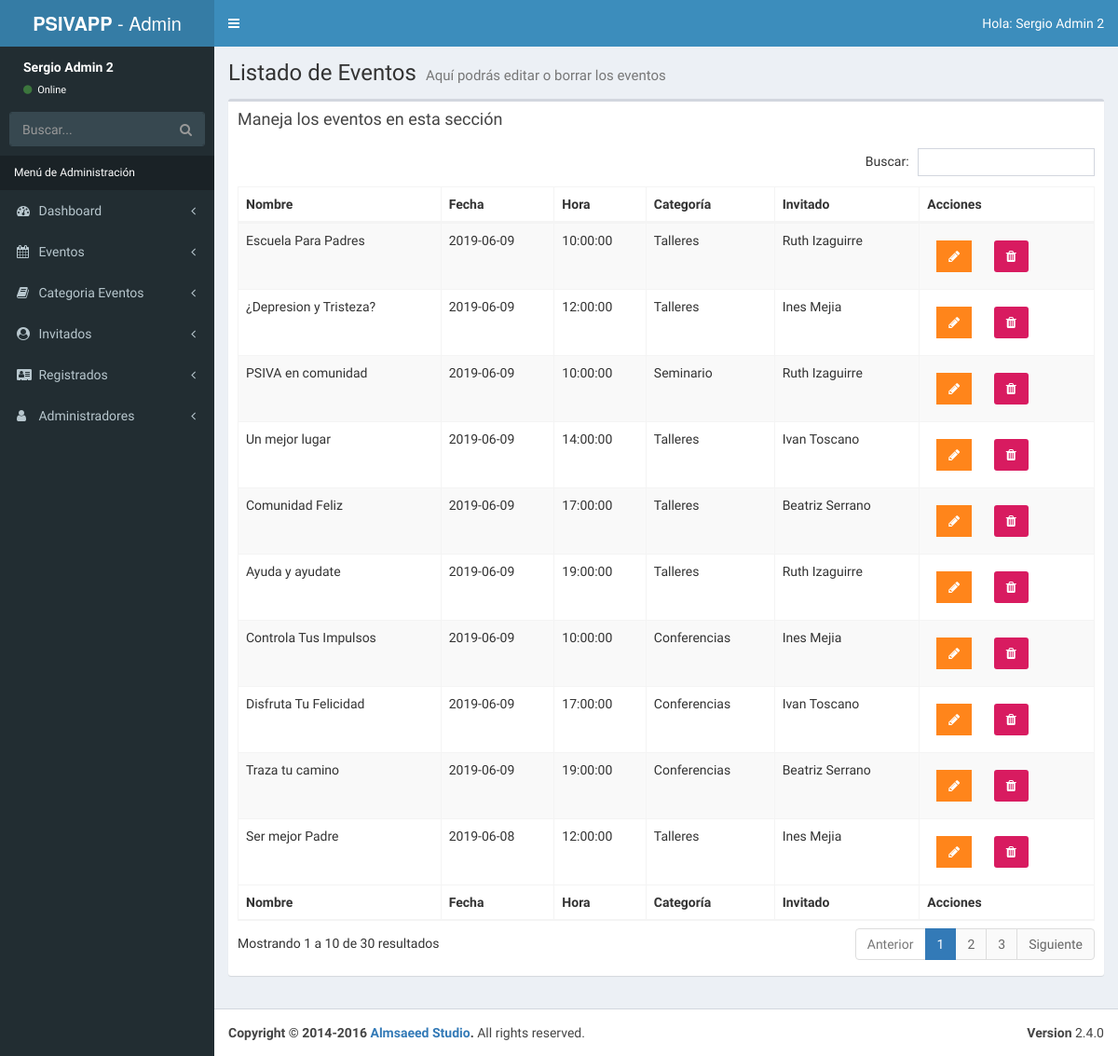
The page /admin/lista-evento.php (signed in) on the database its author committed.
### tables this page shows
CREATE TABLE `eventos` (
  `evento_id` tinyint(10) NOT NULL AUTO_INCREMENT,
  `nombre_evento` varchar(60) NOT NULL,
  `fecha_evento` date NOT NULL,
  `hora_evento` time NOT NULL,
  `id_cat_evento` tinyint(10) NOT NULL,
  `id_inv` tinyint(4) NOT NULL,
  `clave` varchar(10) NOT NULL,
  `editado` timestamp NOT NULL DEFAULT CURRENT_TIMESTAMP ON UPDATE CURRENT_TIMESTAMP,
  PRIMARY KEY (`evento_id`),
  KEY `id_cat_evento` (`id_cat_evento`),
  KEY `id_inv` (`id_inv`),
  CONSTRAINT `eventos_ibfk_1` FOREIGN KEY (`id_cat_evento`) REFERENCES `categoria_evento` (`id_categoria`),
  CONSTRAINT `eventos_ibfk_2` FOREIGN KEY (`id_inv`) REFERENCES `invitados` (`invitado_id`)
);

CREATE TABLE `categoria_evento` (
  `id_categoria` tinyint(10) NOT NULL AUTO_INCREMENT,
  `cat_evento` varchar(50) NOT NULL,
  `icono` varchar(15) NOT NULL,
  `editado` timestamp NOT NULL DEFAULT CURRENT_TIMESTAMP ON UPDATE CURRENT_TIMESTAMP,
  PRIMARY KEY (`id_categoria`)
);

CREATE TABLE `invitados` (
  `invitado_id` tinyint(4) NOT NULL AUTO_INCREMENT,
  `nombre_invitado` varchar(30) NOT NULL,
  `apellido_invitado` varchar(30) NOT NULL,
  `descripcion` text NOT NULL,
  `url_imagen` varchar(50) NOT NULL,
  PRIMARY KEY (`invitado_id`)
);

### admin/lista-evento.php (the view, shortened to what this page needs)
<?php
        include_once 'funciones/funciones.php';
        include_once 'templates/header.php';
        include_once 'templates/barra.php';
        include_once 'templates/navegacion.php';
?>
  <div class="content-wrapper">
    <section class="content-header">
        <h1>
          Listado de Eventos
          <small>Aquí podrás editar o borrar los eventos</small>
        </h1>
    </section>
    <section class="content">
      <div class="row">
        <div class="col-xs-12">
          <div class="box">
            <div class="box-header">
              <h3 class="box-title">Maneja los eventos en esta sección</h3>
            </div>
            <div class="box-body">
              <table id="registros" class="table table-bordered table-striped">
                <thead>
                <tr>
                  <th>Nombre</th>
                  <th>Fecha</th>
                  <th>Hora</th>
                  <th>Categoría</th>
                  <th>Invitado</th>
                  <th>Acciones</th>
                </tr>
                </thead>
                <tbody>
                        <?php
                            try {
                                $sql = "SELECT evento_id, nombre_evento, fecha_evento, hora_evento, cat_evento, nombre_invitado, apellido_invitado ";
                                $sql .= " FROM eventos ";
                                $sql .= " INNER JOIN categoria_evento ";
                                $sql .= " ON  eventos.id_cat_evento=categoria_evento.id_categoria ";
                                $sql .= " INNER JOIN invitados ";
                                $sql .= " ON eventos.id_inv=invitados.invitado_id ";
                                $sql .= " ORDER BY eventos.fecha_evento DESC ";
                                $resultado = $conn->query($sql);
                            } catch (Exception $e) {
                                $error = $e->getMessage();
                                echo $error;
                            }
                            while($eventos = $resultado->fetch_assoc() ) { ?>
                                <tr>
                                    <td><?php echo $eventos['nombre_evento']; ?></td>
                                    <td><?php echo $eventos['fecha_evento']; ?></td>
                                    <td><?php echo $eventos['hora_evento']; ?></td>
                                    <td><?php echo $eventos['cat_evento']; ?></td>
                                    <td><?php echo $eventos['nombre_invitado'] . " " . $eventos['apellido_invitado']; ?></td>
                                    <td>
                                        <a href="editar-evento.php?id=<?php echo $eventos['evento_id'] ?>" class="btn bg-orange btn-flat margin">
                                            <i class="fa fa-pencil"></i>
                                        </a>
                                        <a href="#" data-id="<?php echo $eventos['evento_id']; ?>" data-tipo="evento" class="btn bg-maroon bnt-flat margin borrar_registro">
                                            <i class="fa fa-trash"></i>
                                        </a>
                                    </td>
                                </tr>
                            <?php }  ?>
                </tbody>
                <tfoot>
                <tr>
                    <th>Nombre</th>
                    <th>Fecha</th>
                    <th>Hora</th>
                    <th>Categoría</th>
                    <th>Invitado</th>
                    <th>Acciones</th>
                </tr>
                </tfoot>
              </table>
            </div>
          </div>
        </div>
      </div>
    </section>
  </div>
  <?php
          include_once 'templates/footer.php';
  ?>

### rows shown on the page
eventos: nombre_evento "Escuela Para Padres", fecha_evento "2019-06-09", hora_evento "10:00:00", id_cat_evento.cat_evento "Talleres", id_inv.nombre_invitado "Ruth", id_inv.apellido_invitado "Izaguirre"
eventos: nombre_evento "¿Depresion y Tristeza?", fecha_evento "2019-06-09", hora_evento "12:00:00", id_cat_evento.cat_evento "Talleres", id_inv.nombre_invitado "Ines", id_inv.apellido_invitado "Mejia"
eventos: nombre_evento "PSIVA en comunidad", fecha_evento "2019-06-09", hora_evento "10:00:00", id_cat_evento.cat_evento "Seminario", id_inv.nombre_invitado "Ruth", id_inv.apellido_invitado "Izaguirre"
eventos: nombre_evento "Un mejor lugar", fecha_evento "2019-06-09", hora_evento "14:00:00", id_cat_evento.cat_evento "Talleres", id_inv.nombre_invitado "Ivan", id_inv.apellido_invitado "Toscano"
eventos: nombre_evento "Comunidad Feliz", fecha_evento "2019-06-09", hora_evento "17:00:00", id_cat_evento.cat_evento "Talleres", id_inv.nombre_invitado "Beatriz", id_inv.apellido_invitado "Serrano"
eventos: nombre_evento "Ayuda y ayudate", fecha_evento "2019-06-09", hora_evento "19:00:00", id_cat_evento.cat_evento "Talleres", id_inv.nombre_invitado "Ruth", id_inv.apellido_invitado "Izaguirre"
eventos: nombre_evento "Controla Tus Impulsos", fecha_evento "2019-06-09", hora_evento "10:00:00", id_cat_evento.cat_evento "Conferencias", id_inv.nombre_invitado "Ines", id_inv.apellido_invitado "Mejia"
eventos: nombre_evento "Disfruta Tu Felicidad", fecha_evento "2019-06-09", hora_evento "17:00:00", id_cat_evento.cat_evento "Conferencias", id_inv.nombre_invitado "Ivan", id_inv.apellido_invitado "Toscano"
eventos: nombre_evento "Traza tu camino", fecha_evento "2019-06-09", hora_evento "19:00:00", id_cat_evento.cat_evento "Conferencias", id_inv.nombre_invitado "Beatriz", id_inv.apellido_invitado "Serrano"
eventos: nombre_evento "Ser mejor Padre", fecha_evento "2019-06-08", hora_evento "12:00:00", id_cat_evento.cat_evento "Talleres", id_inv.nombre_invitado "Ines", id_inv.apellido_invitado "Mejia"

### other values the page prints
$_SESSION['nombre'] "Sergio Admin 2"
